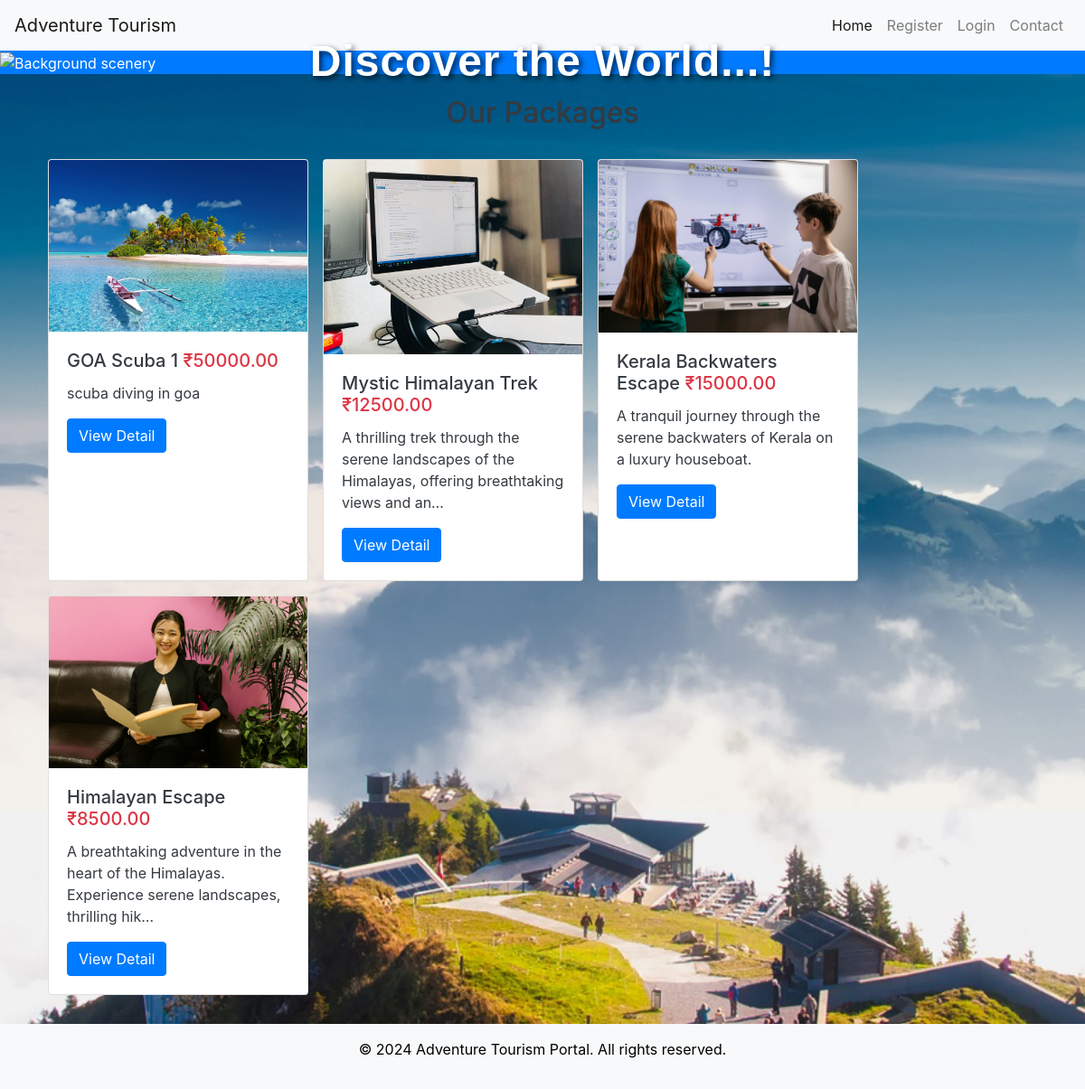
/home/, run on the app's committed database.
### Manager/models.py (models this page shows, shortened)
class Tour(models.Model):
    LOCATION_CHOICES = [
        ('Manali', 'Manali'),
        ('Goa', 'Goa'),
        ('Jaipur', 'Jaipur'),
        ('Leh', 'Leh'),
        ('Rishikesh', 'Rishikesh'),
        ('Kerala', 'Kerala'),
        ('Andaman', 'Andaman'),
        ('Darjeeling', 'Darjeeling'),
        ('Shimla', 'Shimla'),
        ('Varanasi', 'Varanasi'),
    ]
    ADVENTURE_CHOICES = [
        ('Hiking', 'Hiking'),
        ('Scuba Diving', 'Scuba Diving'),
        ('Safari', 'Safari'),
        ('Skydiving', 'Skydiving'),
        ('Camping', 'Camping'),
        ('City Tour', 'City Tour'),
        ('Rafting', 'Rafting'),
    ]
    title = models.CharField(max_length=100)
    description = models.TextField()
    location = models.CharField(max_length=100, choices=LOCATION_CHOICES)
    adventure_type = models.CharField(max_length=100, choices=ADVENTURE_CHOICES)
    price = models.DecimalField(max_digits=8, decimal_places=2)
    start_date = models.DateField()
    end_date = models.DateField()
    created_by = models.ForeignKey(User, on_delete=models.CASCADE)
    max_group_size = models.PositiveIntegerField()
    itinerary = models.TextField(blank=True)
    image = models.ImageField(upload_to='tours/images/', blank=True, null=True)

### user/views.py (the view)
# urls.py: 2. Add a URL to urlpatterns:  path('', views.home, name='home')
def home(request):
    tours = Tour.objects.all()  # Fetch all tours
    return render(request,'user/home.html', {'tours': tours})

### Templates/user/home.html
{% extends 'user/base.html' %}
{% load static %}
{% block content %}
    <div style="position: relative; width: 100%; height: auto;" class="bg-primary">
        <img src="{% static 'images/home-scene.jpg' %}" alt="Background scenery" style="width: 100%; height: 500px;">
        <div style="position: absolute; top: 45%; left: 50%; transform: translate(-50%, -50%); color: white; font-size: 3em; font-weight: 800; font-family: Arial, sans-serif; text-shadow: 3px 3px 6px rgba(0, 0, 0, 0.7); letter-spacing: 1px;">
            Discover the World...!
        </div>
    </div>
    <div class="container mt-4 mb-4">
      <h2 class="text-dark text-center mb-4">Our Packages</h2>
      <div class="d-flex flex-wrap">
        {% for tour in tours %}
          <div class="card m-2" style="width: 18rem;">
            <img src="{{ tour.image.url }}" class="card-img-top" alt="...">
            <div class="card-body">
              <h5 class="card-title text-dark">
                {{ tour.title }}
                <span class="text-danger text-end">₹{{ tour.price }}</span>
              </h5>
              <p class="card-text text-dark">{{ tour.description|truncatechars:100 }}</p>
              <a href="{% url 'Tour:tour_detail' tour.id %}" class="btn btn-primary">View Detail</a>
            </div>
          </div>
        {% endfor %}
      </div>
    </div>
{% endblock %}

### static/css/style.css (style rules this page uses)
body { background: url('static/images/slider1.jpg') no-repeat center center fixed; background-size: cover; color: white; }

### data on the page
Tour: image (picture), title "GOA Scuba 1", price "50000.00", description "scuba diving in goa"
Tour: image (picture), title "Mystic Himalayan Trek", price "12500.00", description "A thrilling trek through the serene landscapes of the Himalayas, offering breathtaking views and an…"
Tour: image (picture), title "Kerala Backwaters Escape", price "15000.00", description "A tranquil journey through the serene backwaters of Kerala on a luxury houseboat."
Tour: image (picture), title "Himalayan Escape", price "8500.00", description "A breathtaking adventure in the heart of the Himalayas. Experience serene landscapes, thrilling hik…"
